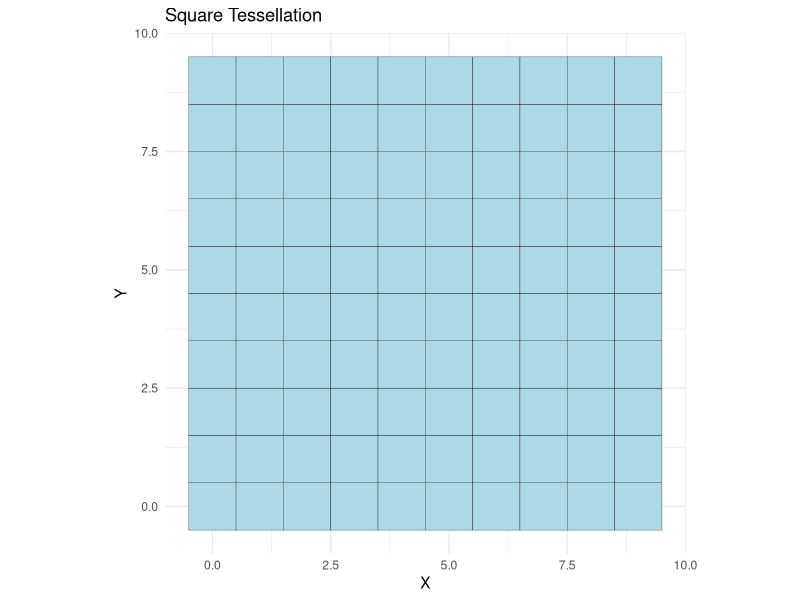

Write R code to recreate this figure.
# Load necessary library
library(ggplot2)

# Define the size of the square space
space_size <- 10

# Define the size of the smaller squares
square_size <- 1

# Create a data frame to store the coordinates of the squares
squares <- data.frame(
  x = rep(seq(0, space_size - square_size, by = square_size), each = space_size / square_size),
  y = rep(seq(0, space_size - square_size, by = square_size), times = space_size / square_size)
)

# Plot the tessellation
ggplot() +
  geom_tile(data = squares, aes(x = x, y = y), width = square_size, height = square_size, fill = "lightblue", color = "black") +
  coord_fixed() +
  theme_minimal() +
  labs(title = "Square Tessellation", x = "X", y = "Y")
